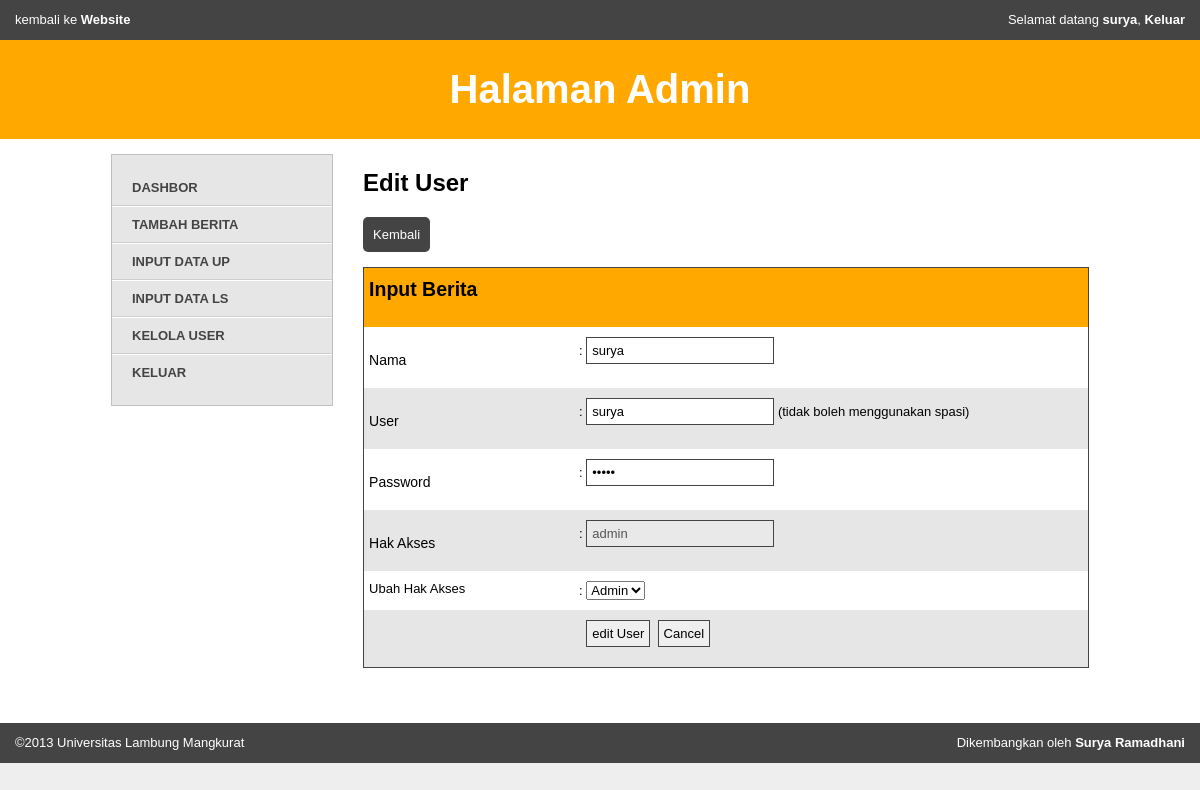
The page /admin/admin.php?hal=editu&user=surya (signed in) on the database its author committed.
### tables this page shows
CREATE TABLE IF NOT EXISTS `user` (
  `username` varchar(25) NOT NULL,
  `nama` varchar(27) NOT NULL,
  `password` varchar(25) NOT NULL,
  `akses` varchar(25) NOT NULL,
  PRIMARY KEY (`username`)
);

### admin/include/view/edit_user.php (the view, shortened to what this page needs)
<h2>Edit User</h2>
<?php
if (isset($_GET['user'])) {
	$getuser = $_GET['user'];
} else {
	die ("Eror bos! silahkan pilih username terlebih dahulu ");
}
$query = "SELECT * FROM user WHERE username='$getuser'";
$sql = mysql_query ($query);
$hasil = mysql_fetch_array ($sql);
$username = stripslashes ($hasil['username']);
$nama = stripslashes ($hasil['nama']);
$pass = stripslashes ($hasil['password']);
$akses = stripslashes ($hasil['akses']);
?>
<button onclick="window.location.href='?hal=user'" style="margin-bottom:15px">Kembali</button>
<br>
<FORM ACTION="" METHOD="POST" NAME="input">
<table cellpadding="0" cellspacing="0" border="0"
width="700">
<tr>
<td colspan="2"><h2>Input Berita</h2></td>
</tr>
<tr>
	<td width="200">
		<label for="">Nama</label>
	</td>
	<td>:
		<input type="text" name="nama" value="<?= $nama ?>"required>
	</td>
</tr>
<tr>
	<td width="200">
		<label for="user">User</label>
	</td>
	<td>:
		<input type="user" name="user" value="<?= $username ?>"	required> (tidak boleh menggunakan spasi)
	</td>
</tr>
<tr>
	<td width="200">
		<label for="password">Password</label>
	</td>
	<td>:
		<input type="password" name="password" value="<?= $pass ?>" required>
	</td>
</tr>
<tr>
	<td width="200">
		<label for="password">Hak Akses</label>
	</td>
	<td>:
		<input  value="<?= $akses ?>" disabled>
	</td>
</tr>
<tr>
	<td>Ubah Hak Akses</td>
	<td>:
	<select name="akses">
		<option value="admin">Admin</option>
	</select required></td>
</tr>
<tr>
	<td>&nbsp;</td>
	<td>&nbsp;&nbsp;<input type="submit" name="edit_user" value="edit User">&nbsp;
	<input type="reset" name="reset" value="Cancel">
	</td>
</tr>
</table>
</FORM>

### public/css/style.css (style rules this page uses)
html { background: #fff; color: #000; font-family: sans-serif; -ms-text-size-adjust: 100%; -webkit-text-size-adjust: 100%; }
body { margin: 0; }
button, input, select, textarea { font-family: inherit; font-size: 100%; margin: 0; }
button, input { line-height: normal; }
button, select { text-transform: none; }
button, html input[type="button"], input[type="reset"], input[type="submit"] { -webkit-appearance: button; cursor: pointer; }
button[disabled], html input[disabled] { cursor: default; }
table { border-collapse: collapse; border-spacing: 0; }
html { background: #eee; }
input { border: 1px solid #444; padding: 5px; margin-bottom: 10px; font-size: 13px; }
button { -webkit-transition-duration: 0.5s; -moz-transition-duration: 0.5s; -o-transition-duration: 0.5s; transition-duration: 0.5s; background: #444444; -webkit-border-radius: 5px; -moz-border-radius: 5px; -ms-border-radius: 5px; -o-border-radius: 5px; border-radius: 5px; color: white; font-size: 13px; padding: 10px; border: 0px; }
label { display: block; font-size: 14px; margin: 15px 0 10px 0; }
form { margin-bottom: 25px; }
table { width: 100%; border: solid 1px #444; }
table td { padding: 10px 5px; vertical-align: top; }
table tr { font-size: 13px; }
table tr:first-child { background: #ffa800 !important; }
table tr:first-child td { font-weight: bold; }
table tr:nth-child(odd) { background: #e6e6e6; }
#admin section h2 { margin-top: 0px; }

### rows shown on the page
user: nama "surya", user "surya", akses "admin"

### other values the page prints
$_SESSION['nama'] "surya"
